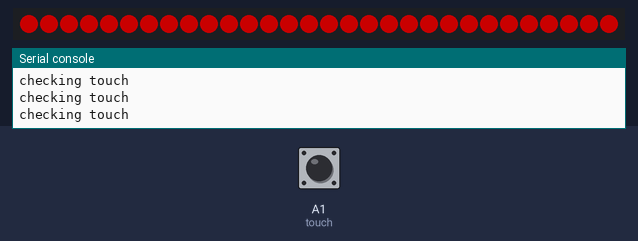
A program run on a simulated CircuitPython board. Shown: 30 RGB LEDs in strip order, left to right, the last lines printed to the serial console. The test bench sets the inputs (shaded band); at power-on: A1 (touch) LOW. Dim RGB values are drawn brighter than linear; touch pads read as touched when driven HIGH.

Above: at 1.28 s.
1.3 s: A1 (touch) pulled HIGH for 3.2 s
At 2.1 s:
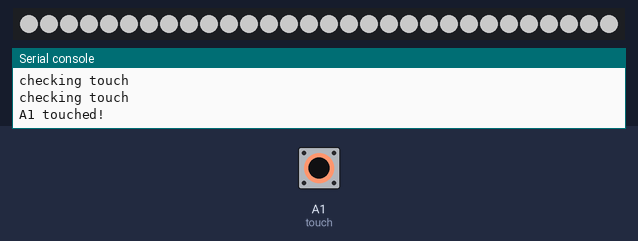
5.1 s: A1 (touch) pulled HIGH for 1 s
6.7 s: A1 (touch) pulled HIGH for 0.15 s
7.4 s: A1 (touch) pulled HIGH for 1 s
Timing chart, 0 to 10.0 s (numbered marks = the images above; inputs shaded):
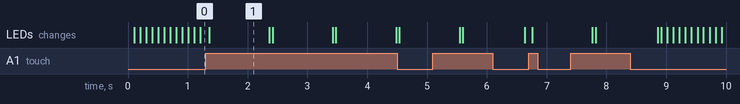

Measured:
- after the input at 1.3 s, the LEDs: change after 0.06 s (image 1)
- what the display in image 1 shows lasts 1.0 s, from 1.4 s to 2.4 s

The program:

code.py
```python
import board
import time
import touchio
import digitalio
import neopixel

# setup feather trigger
trigger = digitalio.DigitalInOut(board.D0)
trigger.direction = digitalio.Direction.OUTPUT

# setup neopxixel
pixelCount = 30
strip = neopixel.NeoPixel(board.A2, pixelCount, brightness=.2)
strip.fill((255, 0, 0))
strip.show()


# Touch state machine
touch = touchio.TouchIn(board.A1)
touch.threshold += 200
touchCheckInterval = 0.01
previousTouchMilliseconds = 0

# LED state machine
ledTransitionInterval = 0.1
ledBrightness = 1
ledBrightnessDirection = 'down'

previousLedMilliseconds = 0


def idleLights(ledBrightness, ledBrightnessDirection):

    if ledBrightness < 0.2:
        ledBrightnessDirection = 'up'
    if ledBrightness >= 1:
        ledBrightnessDirection = 'down'

    if ledBrightnessDirection == 'up':
        ledBrightness += 0.1
    else:
        ledBrightness -= 0.1

    strip.fill((255, 0, 0))
    strip.brightness = ledBrightness
    strip.show()

    return ledBrightness, ledBrightnessDirection


def manageTouch():
    print('checking touch')
    strip.show()
    if touch.value:
        print("A1 touched!")
        trigger.value = True
        time.sleep(0.01)
        trigger.value = False

        for i in range(11):
            if i % 2 == 0:
                strip.fill((255, 255, 255))
            else:
                strip.fill((148, 0, 211))
            strip.show()
            time.sleep(0.001)

        time.sleep(1)


while True:

    currentMilliseconds = time.monotonic()

    if currentMilliseconds - previousLedMilliseconds > ledTransitionInterval:
        previousLedMilliseconds = currentMilliseconds
        ledBrightness, ledBrightnessDirection = idleLights(
            ledBrightness, ledBrightnessDirection)

    if currentMilliseconds - previousTouchMilliseconds > touchCheckInterval:
        previousTouchMilliseconds = currentMilliseconds
        manageTouch()
```
